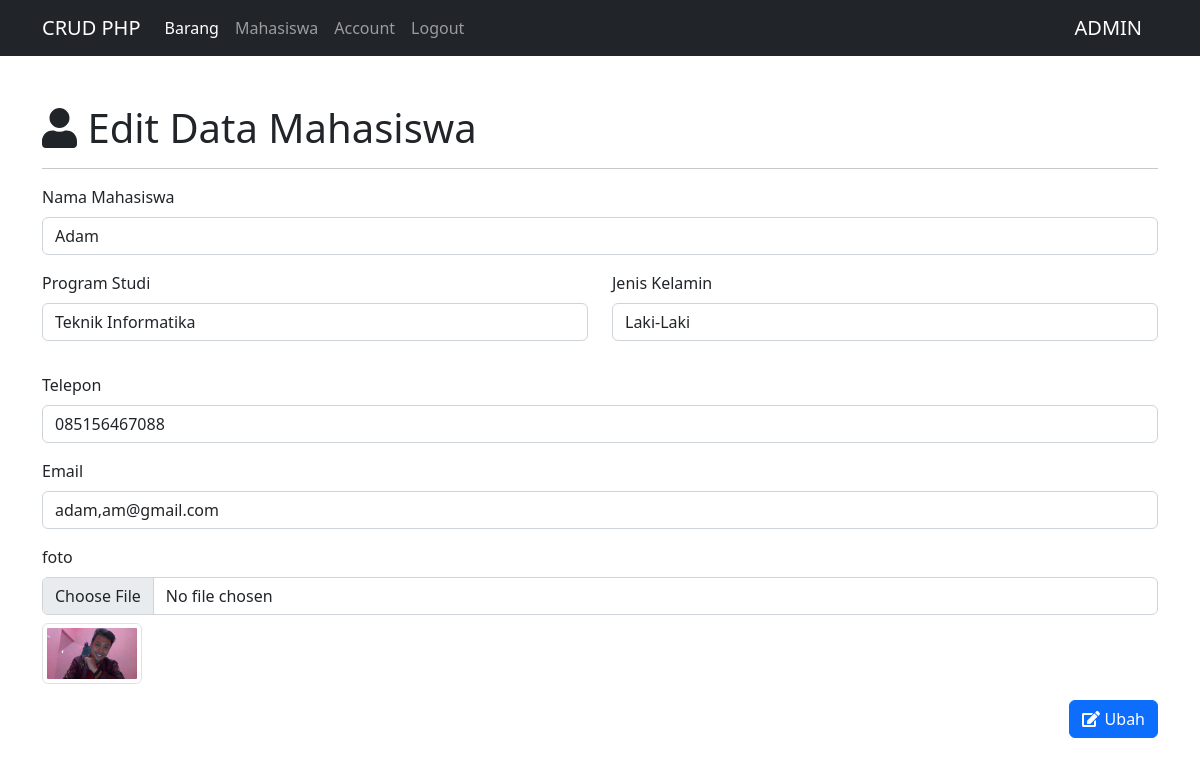
The page /ubah-mahasiswa.php?id_mahasiswa=2 (signed in) on the database its author committed.
### tables this page shows
CREATE TABLE `mahasiswa` (
  `id_mahasiswa` int(11) NOT NULL,
  `nama` varchar(50) NOT NULL,
  `prodi` varchar(50) NOT NULL,
  `jk` varchar(10) NOT NULL,
  `telepon` varchar(15) NOT NULL,
  `email` varchar(25) NOT NULL,
  `foto` varchar(100) NOT NULL
);

### config/controler.php (called while the page is built, shortened)
<?php
function select($query)
{
    global $db;
    $result = mysqli_query($db, $query);
    $rows = [];
    while ($row = mysqli_fetch_assoc($result)) {
        $rows[] = $row;
    }
    return $rows;
}

### ubah-mahasiswa.php (the view, shortened to what this page needs)
<?php
    include 'layout/header.php';
    $id_mahasiswa = (int)$_GET['id_mahasiswa'];
    $mahasiswa = select("SELECT * FROM mahasiswa WHERE id_mahasiswa = $id_mahasiswa")[0];
?>
    <div class="container mt-5">
        <h1><i class="fas fa-user"></i> Edit Data Mahasiswa</h1>
        <hr>
        <form action="" method="post" enctype="multipart/form-data">
            <div class="mb-3">
                <label for="nama" class="form-label">Nama Mahasiswa</label>
                <input type="text" class="form-control" id="nama" name="nama" placeholder="nama mahasiswa..." required value="<?= $mahasiswa['nama']; ?>">
            </div>
            <div class="row">
                <div class="mb-3 col-6">
                    <div class="mb-3">
                        <label for="prodi" class="form-label">Program Studi</label>
                        <select name="prodi" id="prodi" class="form-control" required>
                            <?php $prodi = $mahasiswa['prodi']; ?>
                            <option value="Teknik Informatika" <?= $prodi == "" ? 'selected' : null ?>>Teknik Informatika</option>
                        </select>
                    </div>
                </div>
                <div class="mb-3 col-6">
                    <div class="mb-3">
                        <label for="jk" class="form-label">Jenis Kelamin</label>
                        <select name="jk" id="jk" class="form-control" required>
                            <?php $jk = $mahasiswa['jk']; ?>
                            <option value="Laki-Laki"<?= $jk == "Laki=Laki" ? 'selected' : null ?>>Laki-Laki</option>
                        </select>
                    </div>
                </div>
            </div>
            <div class="mb-3">
                <label for="telepon" class="form-label">Telepon</label>
                <input type="number" class="form-control" id="telepon" name="telepon" placeholder="telepon..." required value="<?= $mahasiswa['telepon']; ?>">
            </div>
            <div class="mb-3">
                <label for="email" class="form-label">Email</label>
                <input type="email" class="form-control" id="email" name="email" placeholder="email..." required value="<?= $mahasiswa['email']; ?>">
            </div>
            <div class="mb-3">
                <label for="foto" class="form-label">foto</label>
                <input type="file" class="form-control" id="foto" name="foto" placeholder="foto..." onchange="previewImg()">
                <img src="assets/img/<?= $mahasiswa['foto']; ?>" class="img-thumbnail img-preview mt-2" alt="foto" width="100px">
            </div>
            <button type="submit" name="ubah" class="btn btn-primary" style="float: right;"><i class="fas fa-edit"></i> Ubah</button>
        </form>
    </div>
<?php include 'layout/footer.php';?>

### rows shown on the page
mahasiswa: nama "Adam", telepon "085156467088", email "adam,am@gmail.com", foto (picture)

### other values the page prints
$_SESSION['nama'] "ADMIN"
